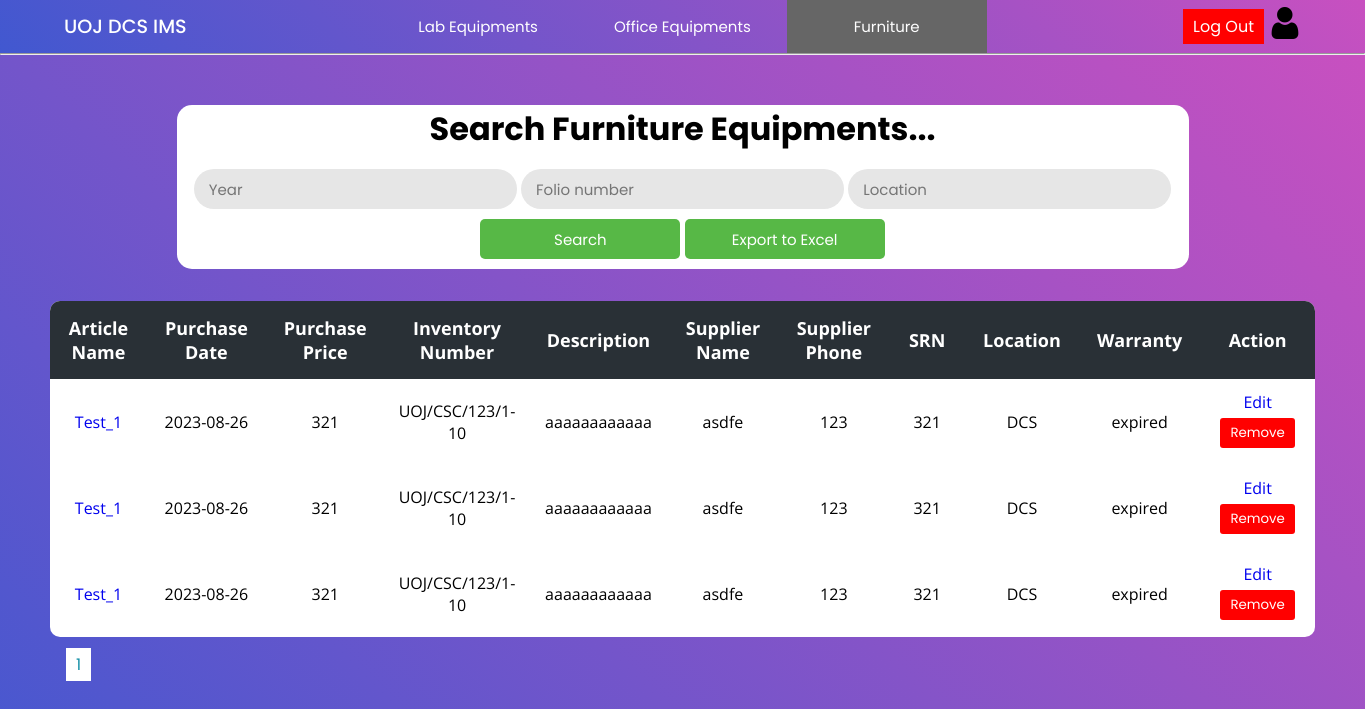
Before: /Project/furniture/furniture.php (signed in) with the older database file.
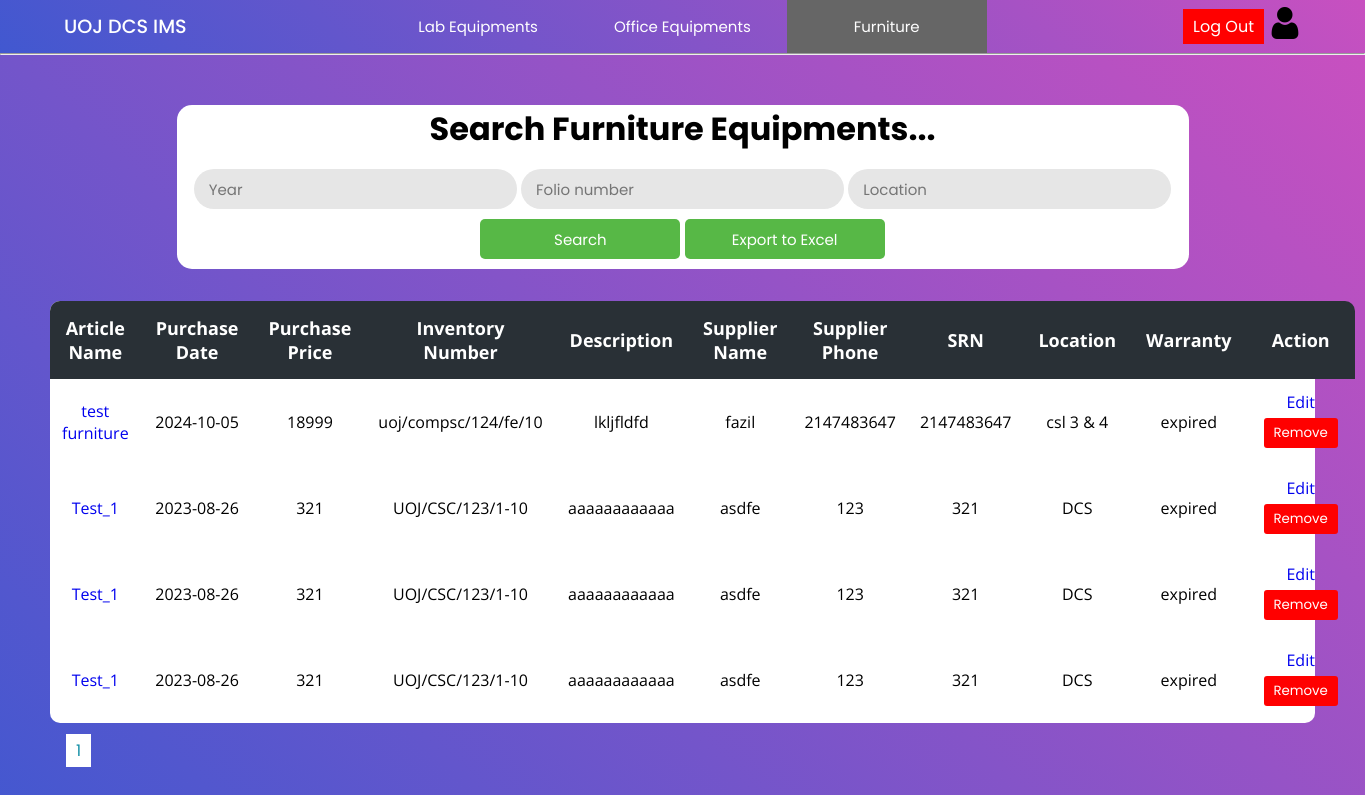
After: the same page with the newer database file.
### tables this page shows
CREATE TABLE `f_invoice` (
  `invoice_id` int(11) NOT NULL,
  `f_name` varchar(200) NOT NULL,
  `f_date` date NOT NULL,
  `f_price` float NOT NULL,
  `f_quantity` int(11) NOT NULL,
  `f_folio_number` varchar(50) NOT NULL,
  `f_description` varchar(400) NOT NULL,
  `f_supplier_name` varchar(150) NOT NULL,
  `f_supplier_tt` int(15) NOT NULL,
  `f_srn` int(11) NOT NULL,
  `f_type` varchar(15) NOT NULL,
  `location` varchar(50) NOT NULL,
  `warranty` int(11) NOT NULL
);

### Project/furniture/furniture.php (the view, shortened to what this page needs)
<?php
    include("../config/connection.php");
    $rowsPerPage = 10;
    $page = isset($_GET['page']) ? intval($_GET['page']) : 1;
    $offset = ($page - 1) * $rowsPerPage;
    $queryinvoice = "SELECT * FROM f_invoice ORDER BY invoice_id DESC LIMIT $offset, $rowsPerPage";
    $totalRows = mysqli_num_rows(mysqli_query($con, "SELECT * FROM f_invoice"));
    $totalPages = ceil($totalRows / $rowsPerPage);
?>
<!DOCTYPE html>
<html lang="en">
<head>
    <link rel="stylesheet" href="../css/lab.css">
    <link rel="stylesheet" href="../css/main.css">
</head>
<body>
    <?php include("../header/header.php");?> <hr>
    <div class="main-container">
        <div class="container">
            <h2>Search Furniture Equipments...</h2>
            <div>
                <form action="furniture.php" method="post">
                    <input type="number" placeholder="Year" name="year" value="<?php if(isset($_POST['year'])){echo $_POST['year'];}?>" />
                    <input type="text" placeholder="Folio number" name="folio" value="<?php if(isset($_POST['folio'])){echo $_POST['folio'];}?>" />
                    <input type="text" placeholder="Location" name="location" value="<?php if(isset($_POST['location'])){echo $_POST['location'];}?>" />
                    <input class="button" type="submit"  name="search" value="Search" />
                    <input class="button" type="submit" name="export" value="Export to Excel" />
                </form>
            </div>
        </div>
        <div class="table-con">
        <table>
            <thead>
                <tr>
                    <th>Article Name</th>
                    <th>Purchase Date</th>
                    <th>Purchase Price</th>
                    <th>Inventory Number</th>
                    <th>Description</th>
                    <th>Supplier Name</th>
                    <th>Supplier Phone</th>
                    <th>SRN</th>
                    <th>Location</th>
                    <th>Warranty</th>
                    <th>Action</th>
                </tr>
            </thead>
            <tbody>
                <?php
                    $resultinvoice = mysqli_query($con,$queryinvoice);
                    while($rowinvoice = mysqli_fetch_assoc($resultinvoice)){
                        ?>
                            <tr>
                            <td class="name"><a href="furnitureItems.php?search=true&id=<?php echo $rowinvoice['invoice_id'] ?>"><?php echo $rowinvoice['f_name']?></a></td>
                                <td><?php echo $rowinvoice['f_date']?></td>
                                <td><?php echo $rowinvoice['f_price']?></td>
                                <td><?php echo $rowinvoice['f_folio_number']?></td>
                                <td class="description"><?php echo $rowinvoice['f_description']?></td>
                                <td class="sname"><?php echo $rowinvoice['f_supplier_name']?></td>
                                <td><?php echo $rowinvoice['f_supplier_tt']?></td>
                                <td><?php echo $rowinvoice['f_srn']?></td>
                                <td><?php echo $rowinvoice['location']?></td>
                                <td>
                                    <?php
                                        $purchaseDate = $rowinvoice['f_date'];
                                        $warrantyMonths = $rowinvoice['warranty'];
                                        $purchaseDateObj = new DateTime($purchaseDate);
                                        $purchaseDateObj->modify("+$warrantyMonths months");
                                        $currentDate = new DateTime();
                                        if ($purchaseDateObj > $currentDate) {
                                            $interval = $currentDate->diff($purchaseDateObj);
                                            echo
                                            $interval->y . " years<br>"
                                            . $interval->m . " months<br>"
                                            . $interval->d . " days<br>left";
                                        } else {
                                            echo "expired";
                                        }
                                    ?>
                                </td>
                                <td>
                                    <a href="addData.php?id=<?php echo $rowinvoice['invoice_id'] ?>" >Edit</a>
                                    <form method="post" action="actionItem.php">
                                        <button  class="logout" type="submit" onclick="return confirm('Are you sure to remove this record ?')" style="">Remove</button>
                                    </form>
                                </td>
                            </tr>
                        <?php
                    }
                ?>
            </tbody>
        </table>
        </div>
        <div class="pagination" style="margin:15px;">
        <?php
        for ($i = 1; $i <= $totalPages; $i++) {
            echo '<a href="?page=' . $i . '" style="margin:1px;background-color: #fff; color: #1690A7; border: none; padding: 5px 10px; cursor: pointer; width:5px;">' . $i . '</a>';
        }
        ?>
        </div>
    </div>
</body>
</html>

### Project/header/header.php (shortened to what this page needs)
<!DOCTYPE html>
<html lang="en">
<head>
    <link rel="stylesheet" href="../css/header.css">
    <link rel="stylesheet" href="../css/main.css">
</head>
<body>
    <div class="nav-bar">
        <div class="header_1">
            <a href="../admin/index.php"><h1>UOJ DCS IMS </h1></a>
        </div>
        <div class="header_2">
            <ul>
                <li class="lab"><a href="../lab/lab.php" >Lab Equipments</a>
                </li>
                <li class="office"><a href="../office/office.php">Office Equipments</a>
                </li>
                <li class="furniture"><a href="../furniture/furniture.php">Furniture</a>
                </li>
            </ul>
        </div>
        <div class="inside_1">
        <a href="../login/logout.php" class="logout">Log Out</a>
        <?php
            $username = $_SESSION['uname'];
            $query = "SELECT role FROM admin WHERE username = '$username' ";
            $result = mysqli_query($con,$query);
            $row = mysqli_fetch_assoc($result);
            if ('masteradmin' == $row['role']) {
                ?>
                <a href="../admin/masterAdminAction.php">
                    <img src="../Multimedia/user.png" alt="user">
                </a>
                <?php
            } else {
                ?>
                <a href="../admin/adminAction.php">
                    <img src="../Multimedia/user.png" alt="user">
                </a>
                <?php
            }
        ?>
        </div>
    </div>
</body>
</html>

### Project/css/lab.css (style rules this page uses)
.main-container { padding: 50px; min-height: 100vh; height: fit-content; background: linear-gradient(-135deg, #c850c0, #4158d0); }
.container { text-align: center; background-color: white; border-radius: 15px; width: 80%; margin: auto; margin-bottom: 2rem; padding: 0 0 10px 0; }
h2 { font-size: 2rem; margin-bottom: 1rem; font-family: 'Poppins', sans-serif; }
.button { background: #57b846; color: white; cursor: pointer; height: 40px; border-radius: 5px; padding: 0 15px 0 15px; border: none; font-family: 'Poppins', sans-serif; width: 200px; margin-top: 10px; }
table { border-collapse: collapse; border-radius: 10px; overflow: hidden; max-width: 100%; margin: 0 auto; position: relative; }
.table-con { border-collapse: collapse; background: #fff; border-radius: 10px; width: auto; margin: auto; position: relative; font-family: 'Open Sans'; text-align: center; background: #fff; }
.table-con td.description { max-width: 200px; word-wrap: break-word; }
.table-con td.name { max-width: 150px; word-wrap: break-word; }
.table-con td.sname { max-width: 170px; word-wrap: break-word; }
th { width: 200px; font-size: 18px; background: #293036; color: white; padding: 15px; }
td { padding: 12px; }
input { font-size: 15px; color: #666; background: #e6e6e6; height: 40px; border-radius: 20px; padding: 0 15px 0 15px; border: none; font-family: 'Poppins', sans-serif; }
.logout { margin: 5px; background-color: #ff0000; color: #ffffff; border: none; padding: 5px 10px; cursor: pointer; }

### Project/css/main.css (style rules this page uses)
* { margin: 0; padding: 0; text-decoration: none; box-sizing: border-box; }
:root { --bg-gradient:linear-gradient(-135deg,#c850c0,#4158d0); --bg-gray:#e6e6e6; --text-color:#666; --inp-color:#57b846; }
body { font-family: 'Poppins', sans-serif; }

### Project/css/header.css (style rules this page uses)
* { margin: 0; padding: 0; text-decoration: none; box-sizing: border-box; }
:root { --bg-gradient:linear-gradient(-135deg,#c850c0,#4158d0); --bg-gray:#e6e6e6; --text-color:#666; --inp-color:#57b846; }
body { font-family: 'Poppins', sans-serif; }
.nav-bar { display: flex; justify-content: space-between; align-items: center; padding: 0 4rem; background: var(--bg-gradient); box-shadow: 0 5px 30px rgb(0, 0, 0); }
h1 { font-size: 1.2rem; font-weight: 500; color: white; }
.inside_1 img { width: 2rem; }
ul { list-style: none; }
ul li { display: inline-block; position: relative; }
ul li a { display: block; padding: 15px 25px; color: #fff; text-decoration: none; text-align: center; font-size: 15px; width: 200px; }
.inside_1 { display: flex; justify-content: center; align-items: center; }
button { border: none; padding: 3px 4px ; border-radius: 3px; font-family: 'Poppins',sans-serif; margin-right: 10px; }
.logout { margin:5px;background-color: #ff0000; color: #ffffff; border: none; padding: 5px 10px; cursor: pointer; }

### Project/furniture/furniture.php (style rules this page uses)
ul .furniture a { background-color:var(--text-color) }

Changed rows visible on the page:
added f_invoice: f_name "test furniture", f_date "2024-10-05", f_price "18999", f_folio_number "uoj/compsc/124/fe/10", f_description "lkljfldfd", f_supplier_name "fazil", f_supplier_tt "2147483647", f_srn "2147483647", location "csl 3 & 4", warranty "expired"
